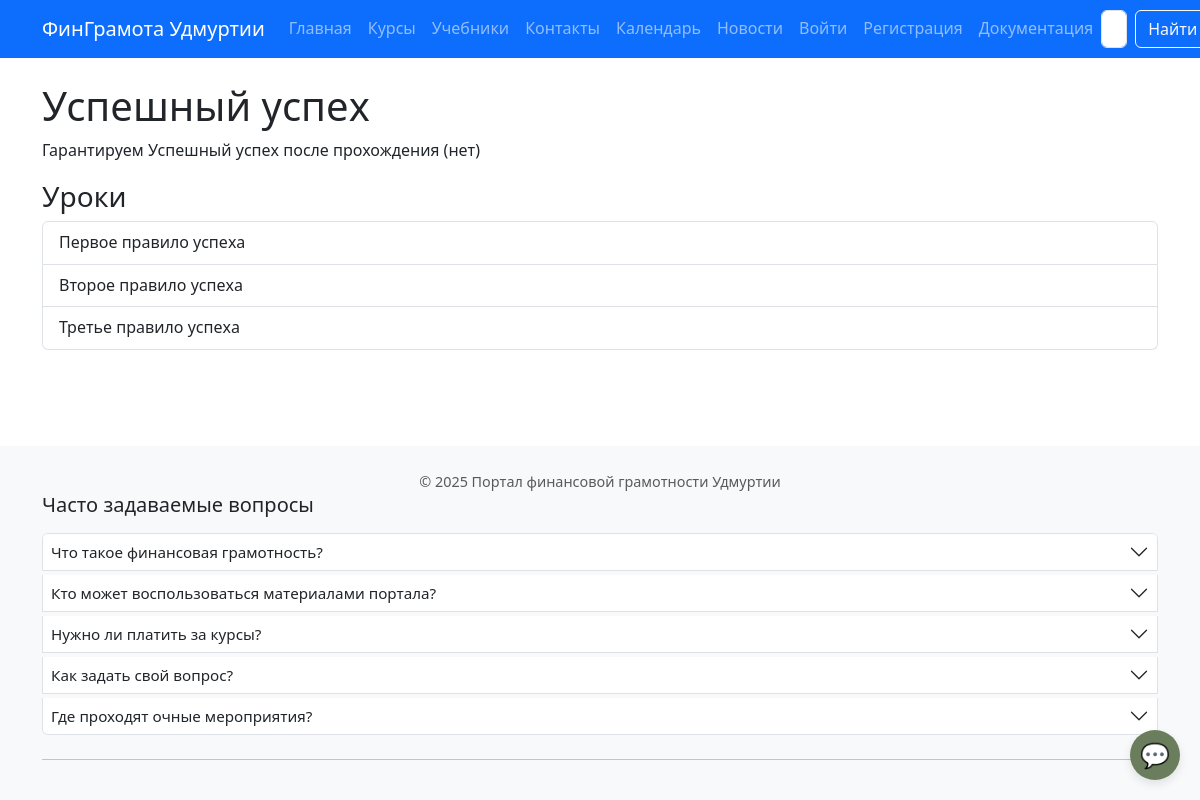
/courses/2/, run on the app's committed database.
### courses/models.py (models this page shows, shortened)
class Course(models.Model):
    title = models.CharField(max_length=200)
    description = models.TextField()
    audience = models.CharField(max_length=50, choices=AUDIENCE_CHOICES, default='все')
    format_type = models.CharField(max_length=50, choices=FORMAT_CHOICES, default='текст')
    created_at = models.DateTimeField(auto_now_add=True)

class Lesson(models.Model):
    course = models.ForeignKey(Course, on_delete=models.CASCADE, related_name='lessons')
    title = models.CharField(max_length=200)
    content = models.TextField()
    video_url = models.URLField(blank=True, null=True)  # YouTube
    order = models.IntegerField(default=1)

### courses/views.py (the view)
# urls.py: path('<int:course_id>/', views.course_detail_view, name='detail'),
def course_detail_view(request, course_id):
    course = get_object_or_404(Course, id=course_id)
    return render(request, 'courses/detail.html', {'course': course})

### templates/courses/detail.html
{% extends 'base.html' %}
{% block content %}
<h1>{{ course.title }}</h1>
<p>{{ course.description }}</p>
<h3>Уроки</h3>
<div class="list-group">
    {% for lesson in course.lessons.all %}
        <a href="{% url 'courses:lesson' lesson.id %}" class="list-group-item list-group-item-action">
            {{ lesson.title }}
        </a>
    {% empty %}
        <p>Уроки пока не добавлены.</p>
    {% endfor %}
</div>
{% endblock %}

### static/css/style.css (style rules this page uses)
body { font-size: 1rem; line-height: 1.6; }

### templates/base.html (style rules this page uses)
body { display: flex; flex-direction: column; min-height: 100vh; font-size: 1rem; line-height: 1.6; }
body { padding-bottom: 70px; }
@media (min-width: 577px) { body { padding-bottom: 0; } }

### data on the page
Course: title "Успешный успех", description "Гарантируем Успешный успех после прохождения (нет)"
Lesson: title "Первое правило успеха"
Lesson: title "Второе правило успеха"
Lesson: title "Третье правило успеха"

### other printed values
{{ item.question }} "Что такое финансовая грамотность?" "Кто может воспользоваться материалами портала?" "Нужно ли платить за курсы?" "Как задать свой вопрос?" "Где проходят очные мероприятия?"
